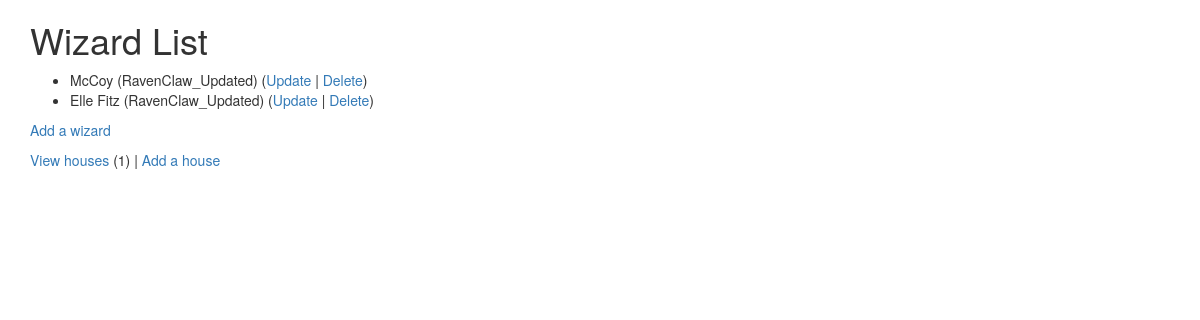
Before: /wizards/ (signed in) with the older database file.
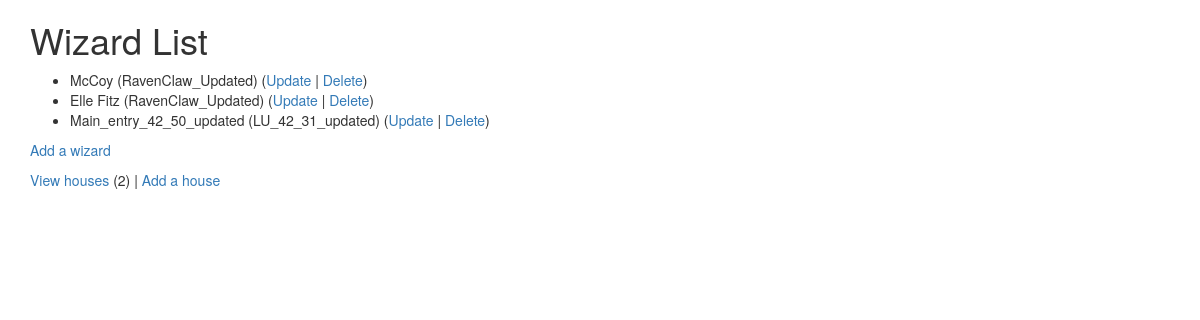
After: the same page with the newer database file.
### wizards/models.py (models this page shows, shortened)
class Wizard(models.Model):
    nickname = models.CharField(
        max_length=200,
        validators=[MinLengthValidator(2, "Nickname must be greater than 1 character")]
    )
    power = models.PositiveIntegerField()
    spell = models.CharField(max_length=300)
    house = models.ForeignKey('House', on_delete=models.CASCADE, null=False)

class House(models.Model):
    name = models.CharField(
        max_length=200,
        validators=[MinLengthValidator(2, "House must be greater than 1 character")]
    )

### wizards/views.py (the view)
# urls.py: path('', views.MainView.as_view(), name='autos'),
class MainView(LoginRequiredMixin, View) :
    def get(self, request):
        hc = House.objects.all().count();
        wl = Wizard.objects.all();
        ctx = { 'house_count': hc, 'wizard_list': wl };
        return render(request, 'wizards/wizard_list.html', ctx)

### wizards/templates/wizards/wizard_list.html
{% extends "base.html" %}
{% block content %}
    <h1>Wizard List</h1>
    {% if wizard_list %}
    <ul>
        {% for wizard in wizard_list %}
        <li>
            {{ wizard.nickname }} ({{ wizard.house.name }})
            (<a href="{% url 'wizard_update' wizard.id %}">Update</a> |
            <a href="{% url 'wizard_delete' wizard.id %}">Delete</a>) <br/>
        </li>
        {% endfor %}
    </ul>
    {% else %}
        <p>No wizards in list</p>
    {% endif %}
  <p>
    {% if house_count > 0 %}
      <a href="{% url 'wizard_create' %}">Add a wizard</a>
    {% else %}
      Please add a House before you add a Wizard.
    {% endif %}
  </p>
  <p>
  <a href="{% url 'house_list' %}">View houses</a> ({{ house_count }}) |
    <a href="{% url 'house_create' %}">Add a house</a>
  </p>
{% endblock %}

### home/templates/base.html (shortened to what this page needs)
<!DOCTYPE html>
<html>
<head>
<link rel="stylesheet"
    href="https://maxcdn.bootstrapcdn.com/bootstrap/3.3.6/css/bootstrap.min.css"
>
<link rel="stylesheet"
    href="https://maxcdn.bootstrapcdn.com/bootstrap/3.3.6/css/bootstrap-theme.min.css"
>
<link rel="stylesheet"
    href="https://code.jquery.com/ui/1.12.1/themes/ui-lightness/jquery-ui.css">
</head>
<body>
<div class="container">
    {% block content %}
    {% endblock %}
</div>
</body>
</html>

Changed rows visible on the page:
added Wizard: nickname "Main_entry_42_50_updated", house.name "LU_42_31_updated"
Other visible differences:
{{ house_count }}: "1" → "2"
